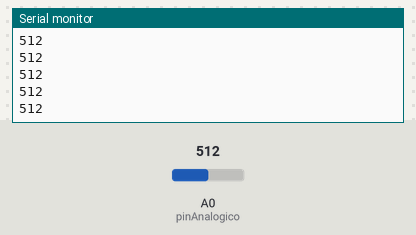
The sketch below on a simulated Arduino Uno, built with avr-gcc and run on an emulated ATmega328P. Parts: the last lines printed to the serial monitor. The inputs (shaded band) are chosen by the test bench; at power-on: A0 (pinAnalogico) = 512.

Above: at 1.2 s.
1.3 s: A0 (pinAnalogico) set to 716
At 2.4 s:
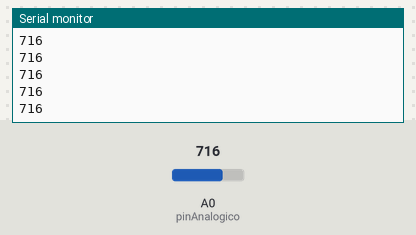
2.8 s: A0 (pinAnalogico) set to 900
At 3.4 s:
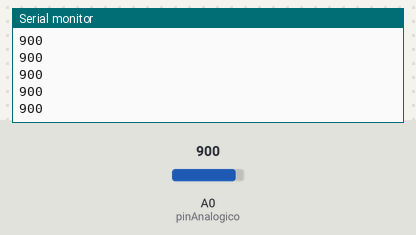
Timing chart, 0 to 5.8 s (numbered marks = the images above; inputs shaded):
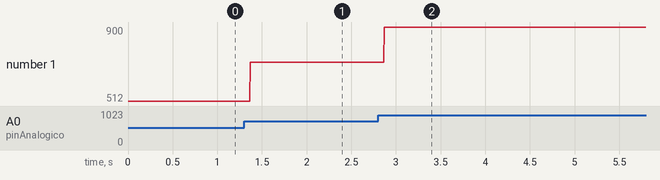

Measured:
- after the input at 1.3 s, the serial monitor: prints a new line after 0.07 s (image 1)
- after the input at 2.8 s, the serial monitor: prints a new line after 0.07 s (image 2)
- plotted number 1: 512 → 716 after the input at 1.3 s, 716 → 900 after the input at 2.8 s

The sketch:

tres.ino
```cpp
// C++ code
//
int pinAnalogico = A0;
  int v2;
void setup()
{
 pinMode (pinAnalogico, INPUT);
   Serial.begin(9600);
}

void loop()
{
  v2 = analogRead(pinAnalogico);
  Serial.println(v2);
}
```
